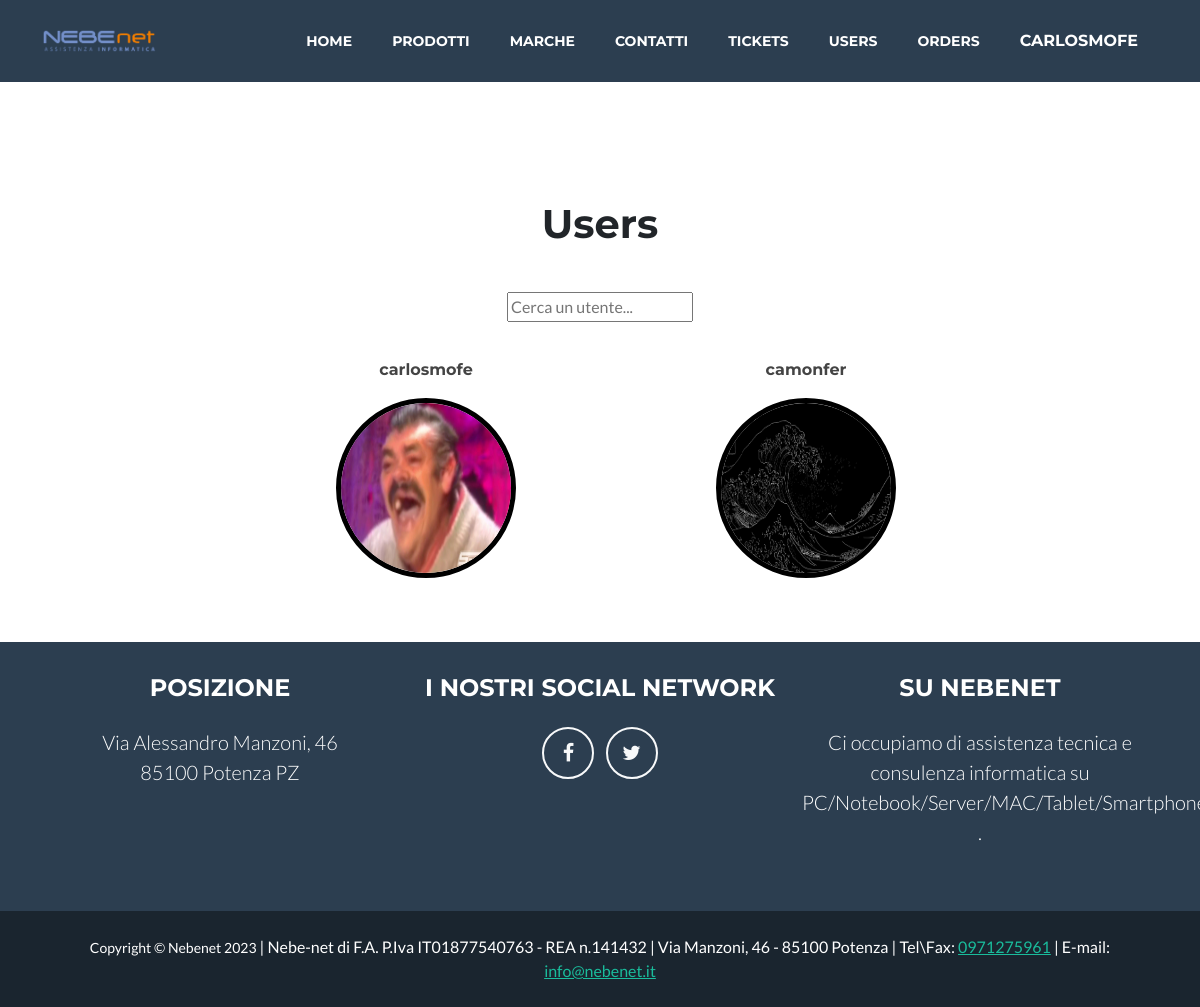
The app's page /usuarios/ (signed in) with its own data.
### nebenet_app/models.py (models this page shows, shortened)
class User(AbstractUser):
    email = models.EmailField(unique=True)
    image = models.ImageField(upload_to ='img/')
    date = models.DateTimeField(auto_now=True)

### nebenet_app/views.py (the view)
# urls.py: path('usuarios/', User_List.as_view(), name="usuarios-lista"),
class User_List(UserPassesTestMixin,LoginRequiredMixin, ListView):
    model = User
    template_name = "./nebenet_app/user_list.html"
    def test_func(self):
        user = self.request.user
        return self.request.user.is_staff or user.groups.filter(name='dependiente').exists()

### nebenet_app/templatetags/filtro.py (called while the page is built)
@register.filter
def tiene_rol_o_grupo(user):
    return user.groups.filter(name='dependiente').exists() or user.is_staff

### nebenet_app/templates/nebenet_app/user_list.html (shortened to what this page needs)
{% extends 'base.html' %}
{% block content %}
{% load static %}
<header class="masthead">
</header>
<center><h1>Users</h1></center>
    <body>
    <center>
    <div class="padding3 container">
        <form action="{% url 'search' %}" method="get" >
            <input name="q" type="text" placeholder="Cerca un utente...">
        </form>
    </div>
        <center>
        <ul>
                <div class="container">
                    <div class="row justify-content-center">
          {% for user in object_list %}
                    <div class="col-md-6 col-lg-4 mb-5">
                        <div class="portfolio-item mx-auto" data-bs-toggle="modal" data-bs-target="#portfolioModal{{ forloop.counter0 }}">
                            <div class="portfolio-item-caption d-flex align-items-center justify-content-center h-100 w-100">
                                <p class="nombrepro">{{ user.username }}</p>
                            </div>
                            <a href="{{ user.pk }}"><img class="img-fluidbrand1"
                            {% if user.image %}src="/media/{{ user.image }}"{% else %} src="/static/assets/img/noprof.webp"{% endif %}alt="..." /></a>
                        </div>
                    </div>
            {% endfor %}
        </ul>
        </center>
    </body>
{% endblock %}

### nebenet_app/templates/base.html (shortened to what this page needs)
<!DOCTYPE html>
{% load static %}
{% load filtro %}
<html lang="en">
    <head>
        <link rel="stylesheet" href="https://cdnjs.cloudflare.com/ajax/libs/font-awesome/4.7.0/css/font-awesome.min.css">
        <link href="/static/css/styles.css" rel="stylesheet" />
    </head>
    <body id="page-top">
        <nav class="navbar navbar-expand-lg bg-secondary text-uppercase fixed-top" id="mainNav">
            <div class="container">
                <a class="navbar-brand" href="{% url 'index' %}"><img class="logomain" src="/static/assets/img/logo.png" alt="..." /></a>
                <div class="collapse navbar-collapse" id="navbarResponsive">
                    <ul class="navbar-nav ms-auto">
                        <li class="nav-item mx-0 mx-lg-1"><a class="nav-link py-3 px-0 px-lg-3 rounded" href="{% url 'index' %}">Home</a></li>
                        {% if request.user|tiene_rol_o_grupo %}
                        <li class="nav-item mx-0 mx-lg-1">
                            <a class="nav-link py-3 px-0 px-lg-3 rounded" href="{% url 'products_admin_list' %}">Prodotti</a>
                        </li>
                        {% else %}
                        <li class="nav-item mx-0 mx-lg-1">
                            <a class="nav-link py-3 px-0 px-lg-3 rounded" href="{% url 'vitrina' %}">Prodotti</a>
                        </li>
                        {% endif %}
                        <li class="nav-item mx-0 mx-lg-1"><a class="nav-link py-3 px-0 px-lg-3 rounded" href="{% url 'brands' %}">Marche</a></li>
                        <li class="nav-item mx-0 mx-lg-1"><a class="nav-link py-3 px-0 px-lg-3 rounded" href="/company/1/">Contatti</a></li>
                        {% if request.user|tiene_rol_o_grupo %}
                        <li class="nav-item mx-0 mx-lg-1"><a class="nav-link py-3 px-0 px-lg-3 rounded" href="{% url 'tickets-admin' %}">Tickets</a></li>
                        <li class="nav-item mx-0 mx-lg-1"><a class="nav-link py-3 px-0 px-lg-3 rounded" href="{% url 'usuarios-lista' %}">Users</a></li>
                        <li class="nav-item mx-0 mx-lg-1"><a class="nav-link py-3 px-0 px-lg-3 rounded" href="{% url 'orders_list' %}">Orders</a></li>
                        {% endif %}
                        {% if request.user.is_authenticated %}
                        <div class="dropdown"><li class="nav-item mx-0 mx-lg-1"><a class="dropbtn nav-link py-3 px-0 px-lg-3 rounded" href="/usuarios/{{ request.user.pk }}">{{ request.user.username }}</a></li>
                            </div>
                        {% endif %}
                    </ul>
                </div>
            </div>
        </nav>
        {% block content %}
        {% endblock %}
        <footer class="footer text-center">
            <div class="container">
                <div class="row">
                    <div class="col-lg-4 mb-5 mb-lg-0">
                        <h4 class="text-uppercase mb-4">Posizione</h4>
                        <p class="lead mb-0">
                            Via Alessandro Manzoni, 46
                            <br />
                            85100 Potenza PZ
                        </p>
                    </div>
                    <div class="col-lg-4 mb-5 mb-lg-0 buttons effect amiens">
                        <h4 class="text-uppercase mb-4">I nostri social network</h4>
                        <a class="btn btn-outline-light btn-social mx-1" href="https://www.facebook.com/nebenetpz/?ref=ts&fref=ts" title="Join us on Facebook"><i class="fa fa-facebook" aria-hidden="true"></i></a>
                        <a class="btn btn-outline-light btn-social mx-1" href="https://twitter.com/nebenet" title="Join us on Twitter"><i class="fa fa-twitter" aria-hidden="true"></i></a>
                    </div>
                    <div class="col-lg-4">
                        <h4 class="text-uppercase mb-4">Su Nebenet</h4>
                        <p class="lead mb-0">
                            Ci occupiamo di assistenza tecnica e consulenza informatica su PC/Notebook/Server/MAC/Tablet/Smartphone
                            .
                        </p>
                    </div>
                </div>
            </div>
        </footer>
        <div class="copyright py-4 text-center text-white">
            <div class="container"><small>Copyright &copy; Nebenet 2023</small> | Nebe-net di F.A. P.Iva IT01877540763 - REA n.141432 | Via Manzoni, 46 - 85100 Potenza | Tel\Fax: <a href="tel:0971275961">0971275961</a> | E-mail:<a href="mailto: info@nebenet.it"> info@nebenet.it</a> </div>
        </div>
    </body>
</html>

### records on screen
User: user.username "CARLOSMOFE", username "carlosmofe", image (placeholder picture)
User: username "camonfer", image (picture)
